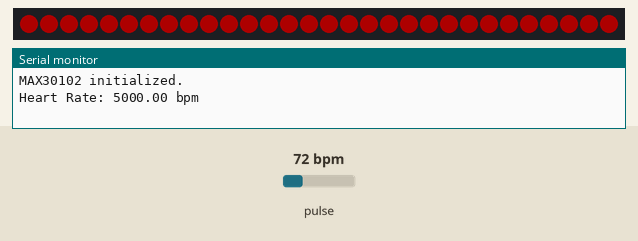
This sketch was run on a simulated Arduino Uno, built with avr-gcc and run on an emulated ATmega328P. On the bench: 30 RGB LEDs in strip order, left to right, the last lines printed to the serial monitor. The test bench sets the inputs (shaded band); at power-on: pulse 72 bpm. Dim RGB values are drawn brighter than linear.

Above: at 0.06 s.
1.3 s: pulse set to 42 bpm
At 3.7 s:
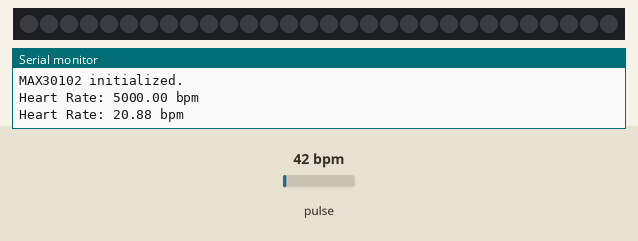
4.3 s: pulse set to 100 bpm
Timing chart, 0 to 7.3 s (numbered marks = the images above; inputs shaded):
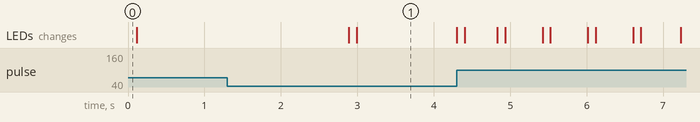

The sketch:

sketch_heartbeat.ino
```cpp
#include <Wire.h>
#include "MAX30105.h"         // SparkFun MAX30102 库
#include <Adafruit_NeoPixel.h> // 灯带控制库

#define LED_PIN 6            // 灯带数据引脚
#define NUM_PIXELS 30        // 灯带上 LED 数量

MAX30105 particleSensor;
Adafruit_NeoPixel strip(NUM_PIXELS, LED_PIN, NEO_GRB + NEO_KHZ800);

unsigned long lastBeatTime = 0;   // 上一次心跳时间
float beatThreshold = 0;         // 动态心跳检测阈值
float irSignal = 0;              // 当前红外信号值
float previousSignal = 0;        // 上一次红外信号值
bool isBeat = false;             // 当前是否检测到心跳

void setup() {
  Serial.begin(115200);

  // 初始化灯带
  strip.begin();
  strip.show();  // 清除所有灯光
  strip.setBrightness(50); // 设置灯带亮度

  // 初始化 MAX30102
  if (!particleSensor.begin(Wire, I2C_SPEED_STANDARD)) {
    Serial.println("MAX30102 not detected. Check connections!");
    while (1);
  }
  particleSensor.setup(); // 默认传感器配置
  Serial.println("MAX30102 initialized.");

  // 初始化动态阈值
  beatThreshold = 50000; // 根据实际情况调整
}

void loop() {
  // 读取红外光信号
  irSignal = particleSensor.getIR();

  // 检测是否有手指接触
  if (irSignal < 50000) { // 红外信号小于阈值时表示未检测到手指
    Serial.println("No finger detected.");
    turnOffLED();
    delay(100);
    return;
  }

  // 检测心跳（简单波峰检测）
  if (irSignal > beatThreshold && irSignal > previousSignal) {
    // 如果当前信号大于动态阈值且是波峰，判断为一次心跳
    if (!isBeat) {
      isBeat = true; // 标记心跳
      unsigned long currentTime = millis();
      unsigned long beatDuration = currentTime - lastBeatTime;
      lastBeatTime = currentTime;

      // 计算心率（bpm）
      float heartRate = 60000.0 / beatDuration; // 每分钟跳动次数
      Serial.print("Heart Rate: ");
      Serial.print(heartRate);
      Serial.println(" bpm");

      // 控制灯带闪烁
      pulseLED();
    }
  } else if (irSignal < beatThreshold) {
    // 如果信号下降，心跳结束
    isBeat = false;
  }

  // 更新动态阈值
  beatThreshold = (beatThreshold * 0.9) + (irSignal * 0.1); // 平滑调整阈值
  previousSignal = irSignal; // 更新上一次信号值

  delay(20); // 稳定信号读取
}

// 灯带点亮
void pulseLED() {
  for (int i = 0; i < NUM_PIXELS; i++) {
    strip.setPixelColor(i, strip.Color(255, 0, 0)); // 红色灯光
  }
  strip.show();
  delay(100); // 保持亮一段时间

  // 关闭灯带
  turnOffLED();
}

// 灯带熄灭
void turnOffLED() {
  for (int i = 0; i < NUM_PIXELS; i++) {
    strip.setPixelColor(i, strip.Color(0, 0, 0)); // 关闭所有灯光
  }
  strip.show();
}
```
